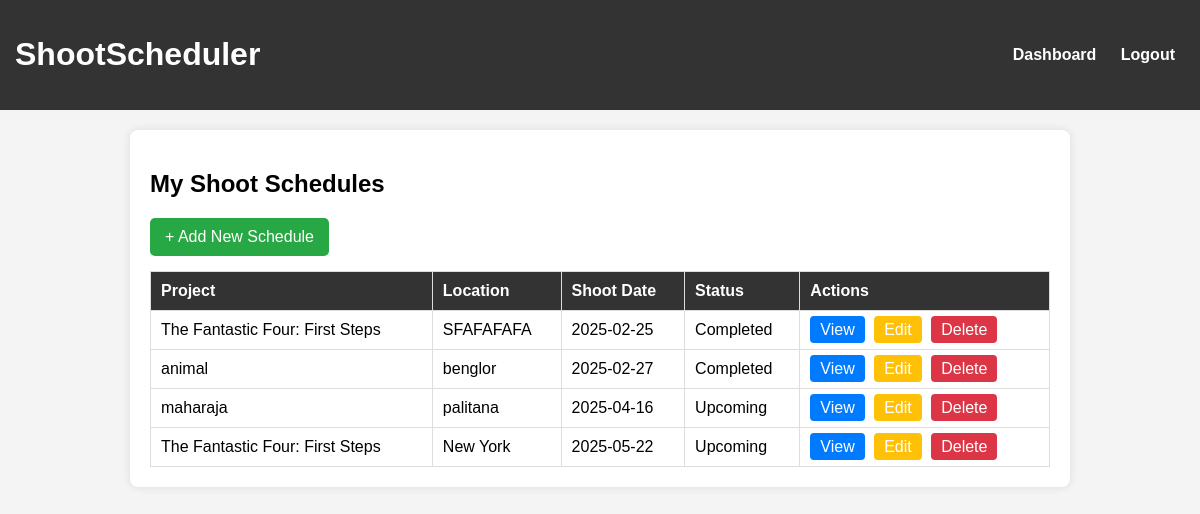
Page /pages/schedule.php (signed in) on the committed database.
### tables this page shows
CREATE TABLE `schedules` (
  `id` int NOT NULL,
  `project_id` int DEFAULT NULL,
  `shoot_date` date DEFAULT NULL,
  `start_time` time DEFAULT NULL,
  `end_time` time DEFAULT NULL,
  `location` varchar(255) DEFAULT NULL,
  `status` enum('Scheduled','Completed','Postponed') DEFAULT NULL,
  `created_by` int DEFAULT NULL,
  `user_id` int NOT NULL,
  `shoot_purpose` varchar(255) NOT NULL
);

CREATE TABLE `projects` (
  `id` int NOT NULL,
  `project_name` varchar(255) DEFAULT NULL,
  `director_name` varchar(255) DEFAULT NULL,
  `budget` varchar(50) DEFAULT NULL,
  `project_status` varchar(50) DEFAULT NULL,
  `expected_release_date` date DEFAULT NULL,
  `created_by` int NOT NULL,
  `budget_unit` varchar(10) NOT NULL DEFAULT 'Lakh',
  `synopsis` text
);

### pages/schedule.php (the view, shortened to what this page needs)
<?php
include '../server/connection.php';
$user_id = $_SESSION['user_id'];
$sql = "SELECT s.*, p.project_name,
        CASE
            WHEN s.shoot_date > CURDATE() THEN 'Upcoming'
            WHEN s.shoot_date = CURDATE() AND CURTIME() BETWEEN s.start_time AND s.end_time THEN 'Ongoing'
            WHEN s.shoot_date < CURDATE() THEN 'Completed'
        END AS dynamic_status
        FROM schedules s
        JOIN projects p ON s.project_id = p.id
        WHERE s.created_by = ?
        ORDER BY s.shoot_date ASC";
$stmt = $conn->prepare($sql);
$stmt->bind_param("i", $user_id);
$stmt->execute();
$result = $stmt->get_result();
?>
<!DOCTYPE html>
<html lang="en">
<head>
    <link rel="stylesheet" href="../css/schedule.css">
</head>
<body>
    <header>
        <h1>ShootScheduler</h1>
        <nav>
            <a href="dashboard.php">Dashboard</a>
            <a href="../server/logout.php">Logout</a>
        </nav>
    </header>
    <main>
        <section class="schedule-list">
            <h2>My Shoot Schedules</h2>
            <a href="add-schedule.php" class="add-btn">+ Add New Schedule</a>
            <?php if ($result->num_rows > 0) { ?>
                <table>
                    <thead>
                        <tr>
                            <th>Project</th>
                            <th>Location</th>
                            <th>Shoot Date</th>
                            <th>Status</th>
                            <th>Actions</th>
                        </tr>
                    </thead>
                    <tbody>
                        <?php while ($row = $result->fetch_assoc()) { ?>
                            <tr id="schedule_<?php echo $row['id']; ?>">
                                <td><?php echo htmlspecialchars($row['project_name']); ?></td>
                                <td><?php echo htmlspecialchars($row['location']); ?></td>
                                <td><?php echo htmlspecialchars($row['shoot_date']); ?></td>
                                <td><?php echo htmlspecialchars($row['dynamic_status']); ?></td>
                                <td>
                                    <a href="view-schedule.php?id=<?php echo $row['id']; ?>" class="view">View</a>
                                    <a href="edit-schedule.php?id=<?php echo $row['id']; ?>" class="edit">Edit</a>
                                    <a href="#" class="delete" data-id="<?php echo $row['id']; ?>">Delete</a>
                                </td>
                            </tr>
                        <?php } ?>
                    </tbody>
                </table>
            <?php  } else { ?>
                <p>No schedules found. <a href="add-schedule.php">Add a new schedule</a>.</p>
            <?php } ?>
        </section>
    </main>
</body>
</html>

### css/schedule.css (style rules this page uses)
body { font-family: Arial, sans-serif; margin: 0; padding: 0; background-color: #f4f4f4; }
header { background: #333; color: white; padding: 15px; display: flex; justify-content: space-between; align-items: center; }
nav a { color: white; text-decoration: none; margin: 0 10px; font-weight: bold; }
.schedule-list { max-width: 900px; margin: 20px auto; background: white; padding: 20px; border-radius: 8px; box-shadow: 0 0 10px rgba(0, 0, 0, 0.1); }
.add-btn { display: inline-block; padding: 10px 15px; background: #28a745; color: white; text-decoration: none; border-radius: 5px; }
table { width: 100%; border-collapse: collapse; margin-top: 15px; }
table, th, td { border: 1px solid #ddd; }
th, td { padding: 10px; text-align: left; }
th { background: #333; color: white; }
.view, .edit, .delete { padding: 5px 10px; border-radius: 4px; text-decoration: none; color: white; margin-right: 5px; }
.view { background: #007bff; }
.edit { background: #ffc107; }
.delete { background: #dc3545; }

### rows in the picture
schedules: project.project_name "The Fantastic Four: First Steps", location "SFAFAFAFA", shoot_date "2025-02-25", dynamic_status "Completed"
schedules: project.project_name "animal", location "benglor", shoot_date "2025-02-27", dynamic_status "Completed"
schedules: project.project_name "maharaja", location "palitana", shoot_date "2025-04-16", dynamic_status "Upcoming"
schedules: project.project_name "The Fantastic Four: First Steps", location "New York", shoot_date "2025-05-22", dynamic_status "Upcoming"
